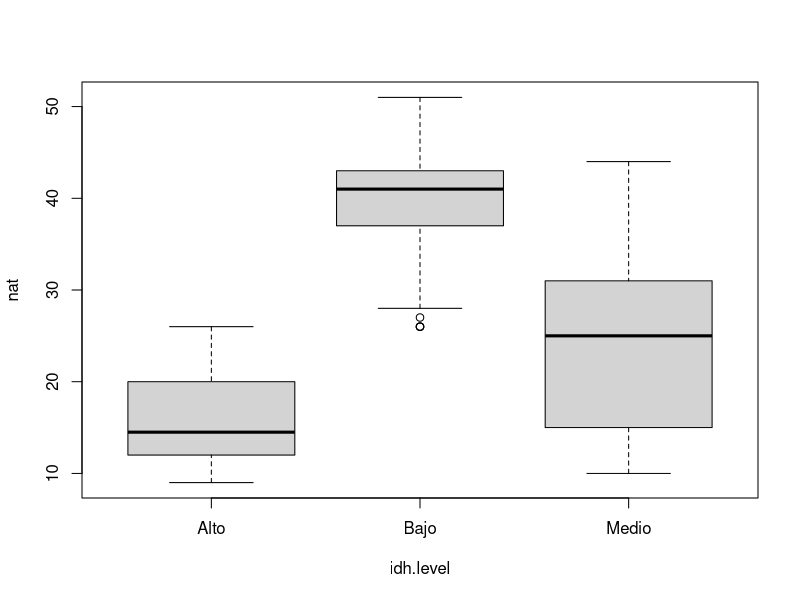
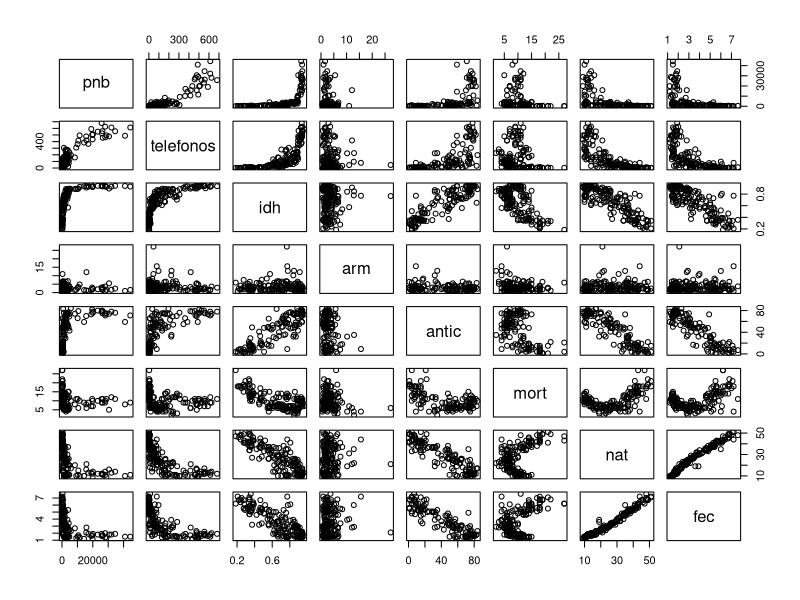
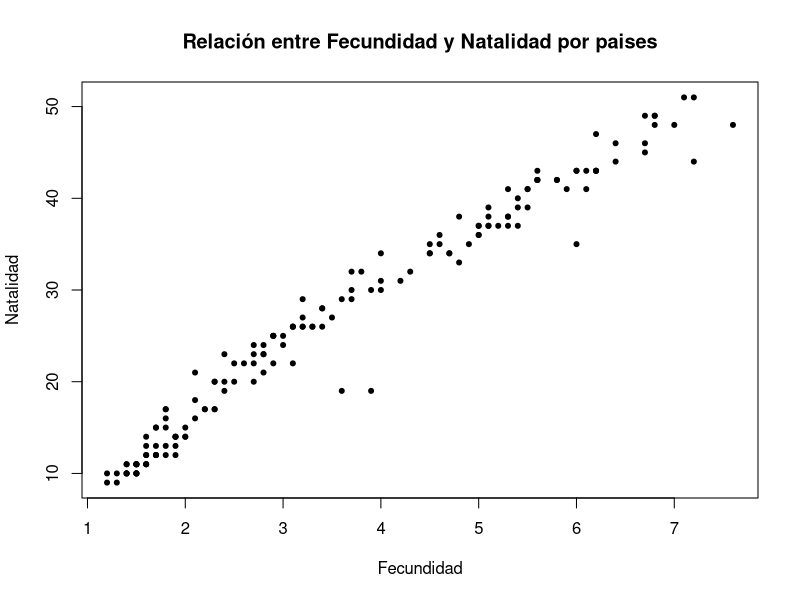

These figures' R source, in order:
#
# Title:
#   Ejercicios Computación Estadística - Hoja 4 - Ejercicio 1
#
# Author:
#   Sergio García Prado - garciparedes.me
#
# Date:
#   April 2018
#


rm(list = ls())

#
# Apartado a)
#

cifras <- read.table("./../../datasets/cifras_mundiales.txt", header = TRUE)
summary(cifras)

#
# Apartado b)
#
quantile(cifras$idh, c(0.34, 0.67, 1), na.rm = TRUE)
# 33%
# 0.57035
# 66%
# 0.80694
# 100%
# 0.96

classify <- function(v) {
  if (is.na(v)) {
    NA
  } else if (v <= 0.57035) {
    "Bajo"
  } else if (v <= 0.82172) {
    "Medio"
  } else {
    "Alto"
  }
}

cifras$idh.level <- Vectorize(classify)(cifras$idh)


#
# Apartado c)
#
c <- split(cifras, cifras$idh.level)
write.table(c$Bajo, "cifras-bajo.txt")
write.table(c$Medio, "cifras-medio.txt")
write.table(c$Alto, "cifras-alto.txt")

#
# Apartado d)
#
summary(as.factor(cifras$idh.level))
tapply(cifras$nat, cifras$idh.level, mean, na.rm =TRUE)
tapply(cifras$nat, cifras$idh.level, sd, na.rm =TRUE)

#
# Apartado e)
#
boxplot(nat ~ idh.level, cifras)


#
# Apartado f)
#
pairs(cifras[,1:8])
plot(nat ~ fec, cifras, pch = 20, xlab = "Fecundidad", ylab = "Natalidad", 
     main = "Relación entre Fecundidad y Natalidad por paises")
